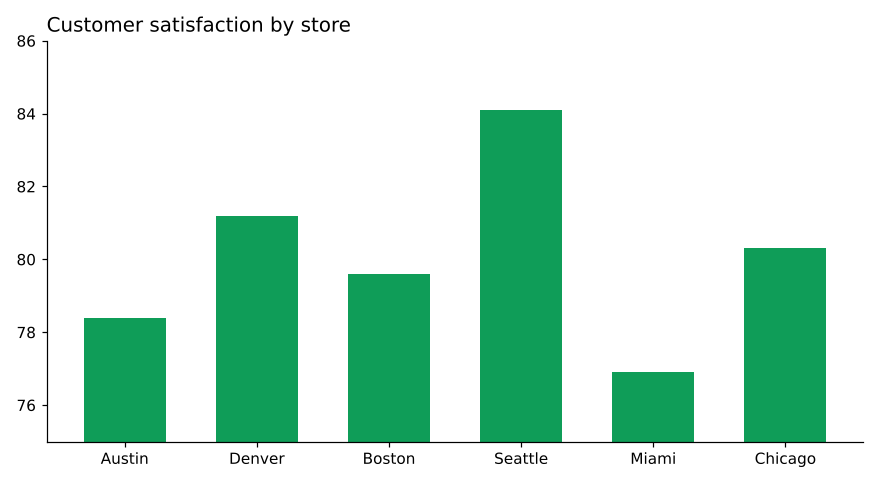
#> input picture examples/ex_bars.png, 880 x 484 px
$ python make_fixtures.py
#> lines starting #> are read from the running program, lines starting #| are printed output that depends on the picture
"""Test inputs for test/ui.js: a PDF page with two charts, and a phone photo of a chart on a screen."""
import os
import numpy as np, cv2
import matplotlib
matplotlib.use("Agg")
import matplotlib.pyplot as plt
H = os.path.dirname(os.path.abspath(__file__))
# a report page: a paragraph, a bar chart, more text, a line chart
fig = plt.figure(figsize=(8.5, 11))
fig.text(0.08, 0.95, "Quarterly report", fontsize=18, weight="bold")
fig.text(0.08, 0.91, "Sales grew in every region except the West. The chart below shows the totals.", fontsize=10)
a = fig.add_axes([0.12, 0.58, 0.8, 0.28]); a.bar(["North", "South", "East", "West"], [42, 55, 61, 38], color="#4472C4"); a.set_title("Sales by region")
fig.text(0.08, 0.50, "Signups climbed steadily through the year.", fontsize=10)
b = fig.add_axes([0.12, 0.12, 0.8, 0.3]); b.plot(range(2015, 2025), [3, 4, 4.5, 6, 7.2, 7, 8.4, 9.1, 10.5, 12], color="#ED7D31", lw=2); b.set_title("Signups (thousands)")
fig.savefig(os.path.join(H, "two_charts.pdf")); plt.close(fig)
#> after `fig.savefig(os.path.join(H, 'two_charts.pdf'))`:
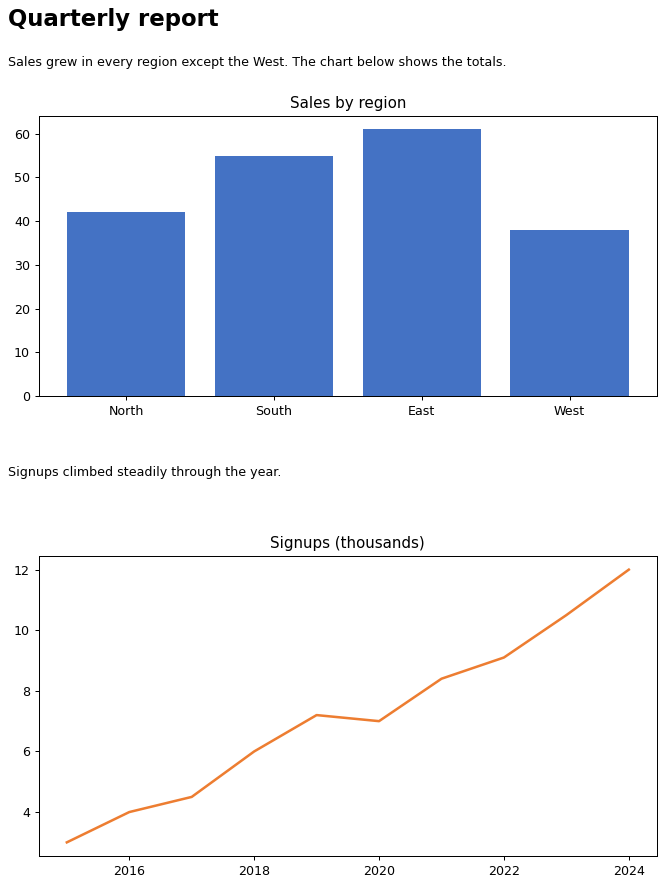
#> figure drawn by matplotlib, 2 panels; panel 1: tallest bar 61 high, from x = 1.6 to 2.4; panel 2: curve peaks at x = 2024, y = 12
# a photo: the bar example shown on a screen, shot at an angle on a dark desk, a bit blurry and noisy
img = cv2.imread(os.path.join(H, "..", "..", "examples", "ex_bars.png"))
#> img is the input picture: shape (484, 880, 3); mean B, G, R 216.7, 231.5, 201
h, w = img.shape[:2]
#> h = 484; w = 880
W, Hh = 1100, 820
dst = np.float32([[120, 90], [1010, 140], [980, 700], [90, 730]])
M = cv2.getPerspectiveTransform(np.float32([[0, 0], [w, 0], [w, h], [0, h]]), dst)
out = cv2.warpPerspective(img, M, (W, Hh), borderValue=(38, 36, 34))
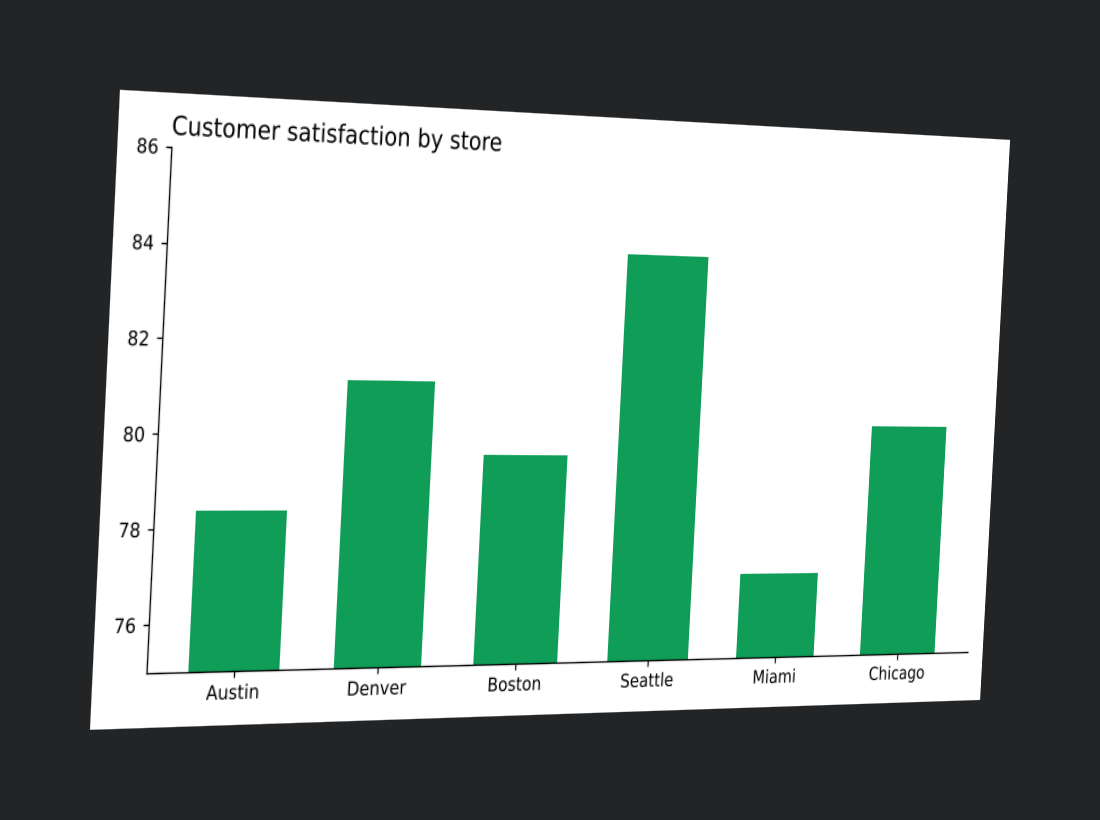
#> out: shape (820, 1100, 3); mean B, G, R 144, 151.9, 133.3
out = cv2.GaussianBlur(out, (3, 3), 0.8)
rng = np.random.default_rng(1)
out = np.clip(out.astype(np.float32) * 0.92 + rng.normal(0, 4, out.shape), 0, 255).astype(np.uint8)
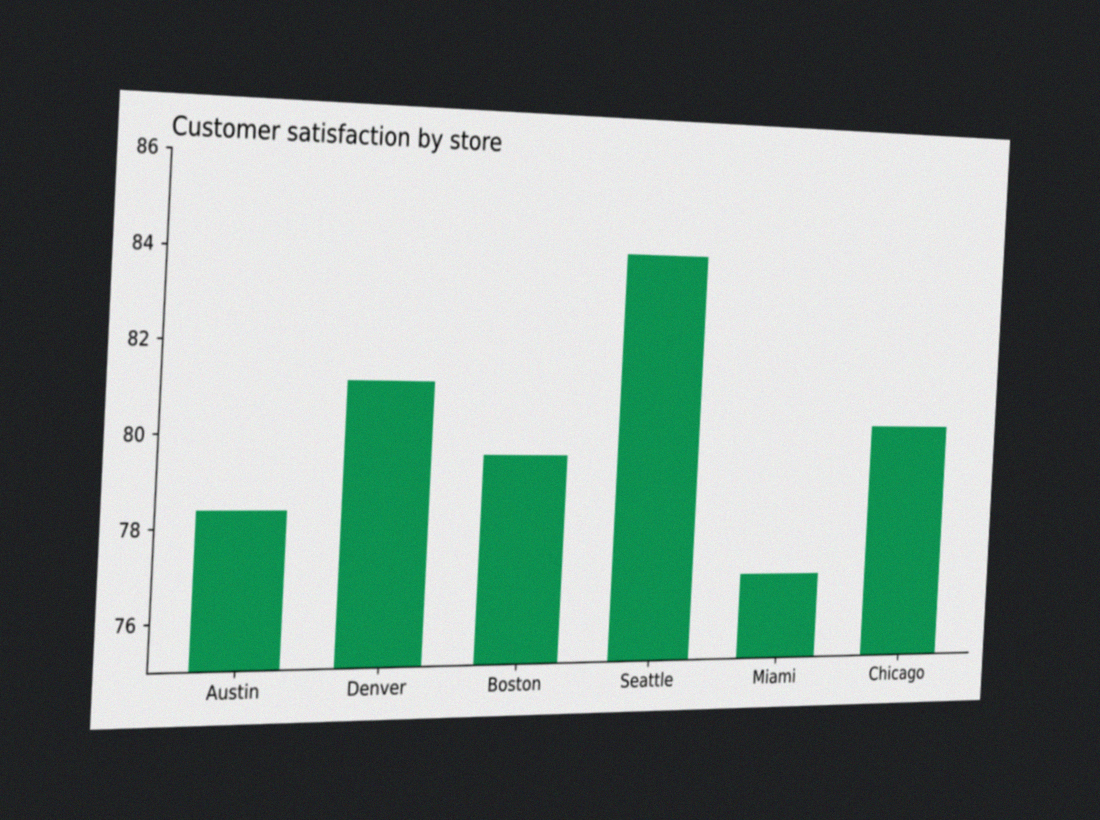
#> out: shape (820, 1100, 3); mean B, G, R 132, 139.2, 122.1
cv2.imwrite(os.path.join(H, "photo.jpg"), out, [cv2.IMWRITE_JPEG_QUALITY, 85])
print("ok")

$ run again, with examples/ex_hbars.png copied over examples/ex_bars.png
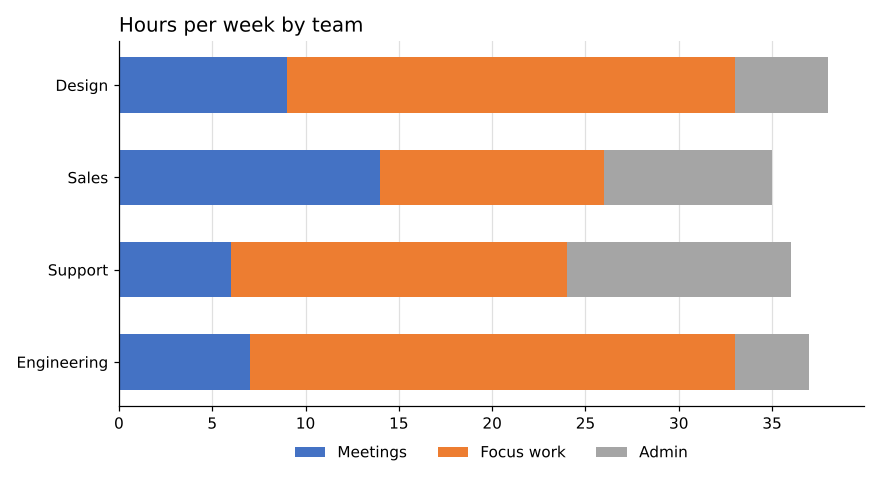
#> input picture examples/ex_hbars.png, 880 x 484 px
#> img is the input picture: shape (484, 880, 3); mean B, G, R 200.2, 207.9, 225.8
#> `out = cv2.warpPerspective(img, M, (W, Hh), borderValue=(38, 36, 34))`:
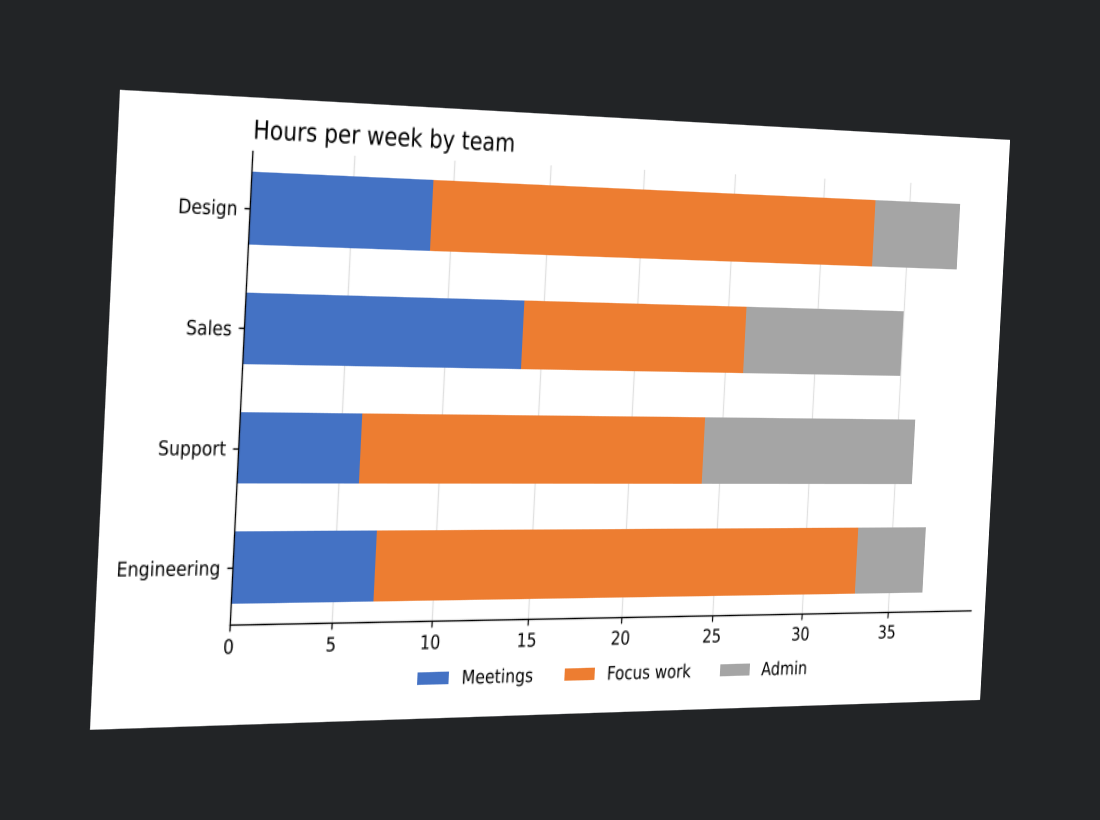
#> out: shape (820, 1100, 3); mean B, G, R 134.8, 137.9, 147.1
#> `out = np.clip(out.astype(np.float32) * 0.92 + rng.normal(0, 4, out.sha..`:
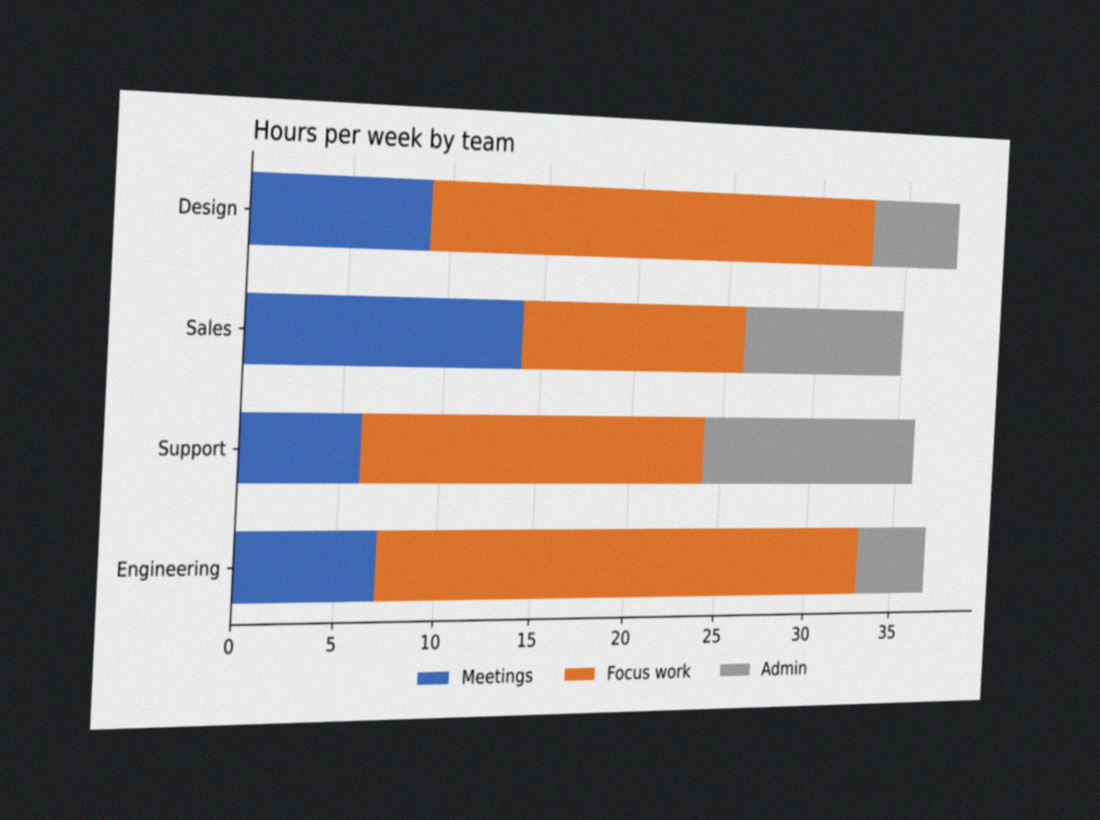
#> out: shape (820, 1100, 3); mean B, G, R 123.5, 126.3, 134.8

$ run again, with examples/ex_line.png copied over examples/ex_bars.png
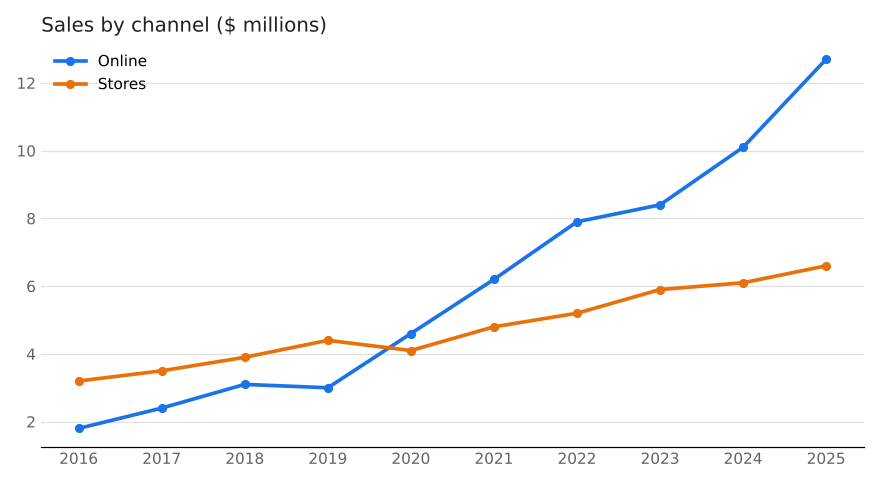
#> input picture examples/ex_line.png, 880 x 484 px
#> img is the input picture: shape (484, 880, 3); mean B, G, R 250.5, 250.3, 250.4
#> `out = cv2.warpPerspective(img, M, (W, Hh), borderValue=(38, 36, 34))`:
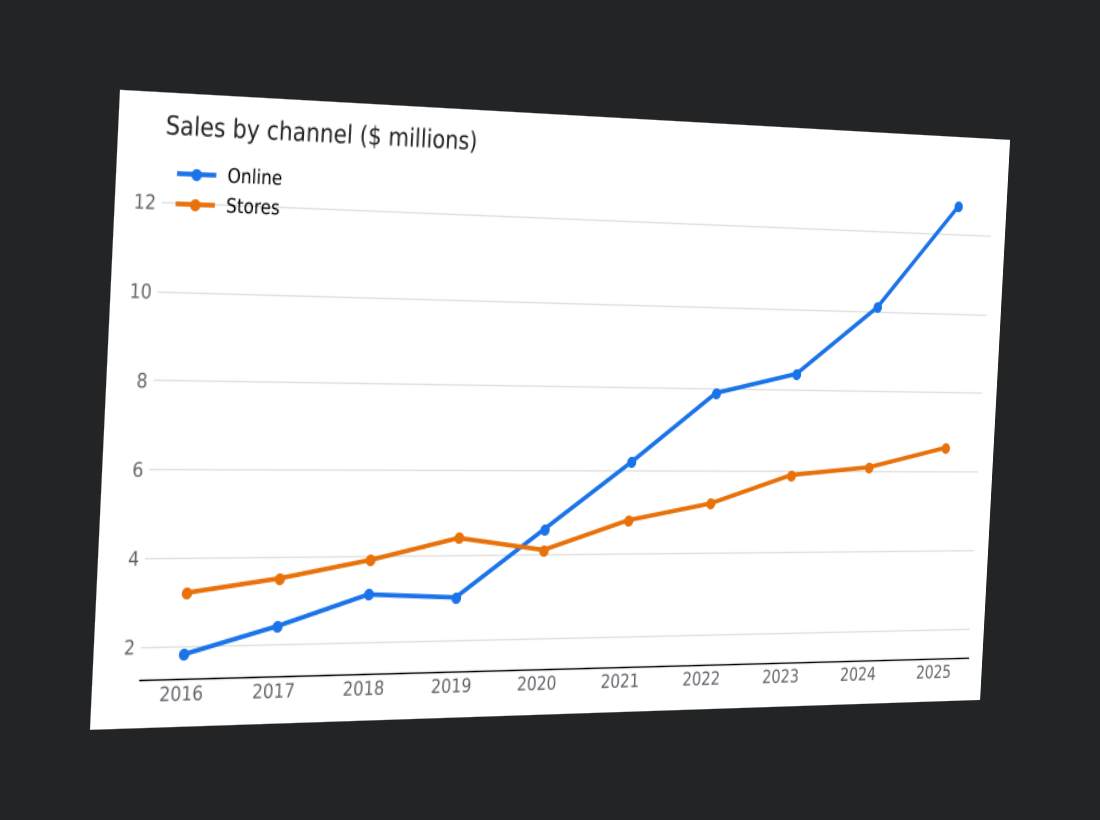
#> out: shape (820, 1100, 3); mean B, G, R 163.9, 162.9, 162.2
#> `out = np.clip(out.astype(np.float32) * 0.92 + rng.normal(0, 4, out.sha..`:
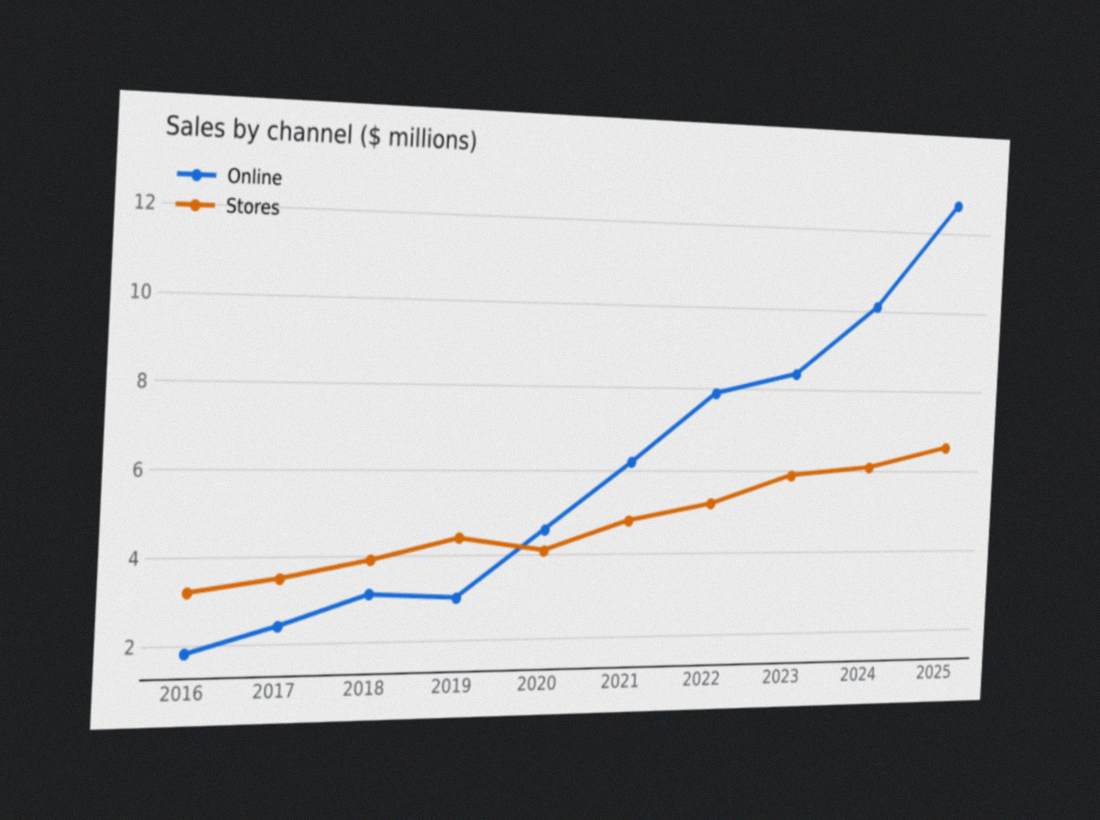
#> out: shape (820, 1100, 3); mean B, G, R 150.3, 149.4, 148.7
